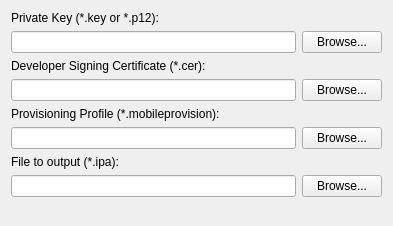
<?xml version="1.0" encoding="UTF-8"?>
<ui version="4.0">
 <class>SignPlayerPage</class>
 <widget class="QWizardPage" name="SignPlayerPage">
  <property name="geometry">
   <rect>
    <x>0</x>
    <y>0</y>
    <width>393</width>
    <height>226</height>
   </rect>
  </property>
  <property name="windowTitle">
   <string>WizardPage</string>
  </property>
  <layout class="QVBoxLayout" name="verticalLayout_5">
   <item>
    <layout class="QVBoxLayout" name="verticalLayout">
     <item>
      <widget class="QLabel" name="label">
       <property name="text">
        <string>Private Key (*.key or *.p12):</string>
       </property>
      </widget>
     </item>
     <item>
      <layout class="QHBoxLayout" name="horizontalLayout">
       <item>
        <widget class="QLineEdit" name="privateKey">
         <property name="readOnly">
          <bool>true</bool>
         </property>
        </widget>
       </item>
       <item>
        <widget class="QPushButton" name="browsePrivateKey">
         <property name="text">
          <string>Browse...</string>
         </property>
        </widget>
       </item>
      </layout>
     </item>
    </layout>
   </item>
   <item>
    <layout class="QVBoxLayout" name="verticalLayout_3">
     <item>
      <widget class="QLabel" name="label_3">
       <property name="text">
        <string>Developer Signing Certificate (*.cer):</string>
       </property>
      </widget>
     </item>
     <item>
      <layout class="QHBoxLayout" name="horizontalLayout_3">
       <item>
        <widget class="QLineEdit" name="developerSigningCertificate">
         <property name="readOnly">
          <bool>true</bool>
         </property>
        </widget>
       </item>
       <item>
        <widget class="QPushButton" name="browseDeveloperSigningCertificate">
         <property name="text">
          <string>Browse...</string>
         </property>
        </widget>
       </item>
      </layout>
     </item>
    </layout>
   </item>
   <item>
    <layout class="QVBoxLayout" name="verticalLayout_2">
     <item>
      <widget class="QLabel" name="label_2">
       <property name="text">
        <string>Provisioning Profile (*.mobileprovision):</string>
       </property>
      </widget>
     </item>
     <item>
      <layout class="QHBoxLayout" name="horizontalLayout_2">
       <item>
        <widget class="QLineEdit" name="provisioningProfile">
         <property name="readOnly">
          <bool>true</bool>
         </property>
        </widget>
       </item>
       <item>
        <widget class="QPushButton" name="browseProvisioningProfile">
         <property name="text">
          <string>Browse...</string>
         </property>
        </widget>
       </item>
      </layout>
     </item>
    </layout>
   </item>
   <item>
    <layout class="QVBoxLayout" name="verticalLayout_4">
     <item>
      <widget class="QLabel" name="label_4">
       <property name="text">
        <string>File to output (*.ipa):</string>
       </property>
      </widget>
     </item>
     <item>
      <layout class="QHBoxLayout" name="horizontalLayout_4">
       <item>
        <widget class="QLineEdit" name="output">
         <property name="readOnly">
          <bool>true</bool>
         </property>
        </widget>
       </item>
       <item>
        <widget class="QPushButton" name="browseOutput">
         <property name="text">
          <string>Browse...</string>
         </property>
        </widget>
       </item>
      </layout>
     </item>
    </layout>
   </item>
   <item>
    <spacer name="verticalSpacer">
     <property name="orientation">
      <enum>Qt::Vertical</enum>
     </property>
     <property name="sizeHint" stdset="0">
      <size>
       <width>20</width>
       <height>1</height>
      </size>
     </property>
    </spacer>
   </item>
  </layout>
 </widget>
 <tabstops>
  <tabstop>privateKey</tabstop>
  <tabstop>browsePrivateKey</tabstop>
  <tabstop>provisioningProfile</tabstop>
  <tabstop>browseProvisioningProfile</tabstop>
  <tabstop>developerSigningCertificate</tabstop>
  <tabstop>browseDeveloperSigningCertificate</tabstop>
 </tabstops>
 <resources/>
 <connections/>
 <designerdata>
  <property name="gridDeltaX">
   <number>10</number>
  </property>
  <property name="gridDeltaY">
   <number>10</number>
  </property>
  <property name="gridSnapX">
   <bool>true</bool>
  </property>
  <property name="gridSnapY">
   <bool>true</bool>
  </property>
  <property name="gridVisible">
   <bool>true</bool>
  </property>
 </designerdata>
</ui>
